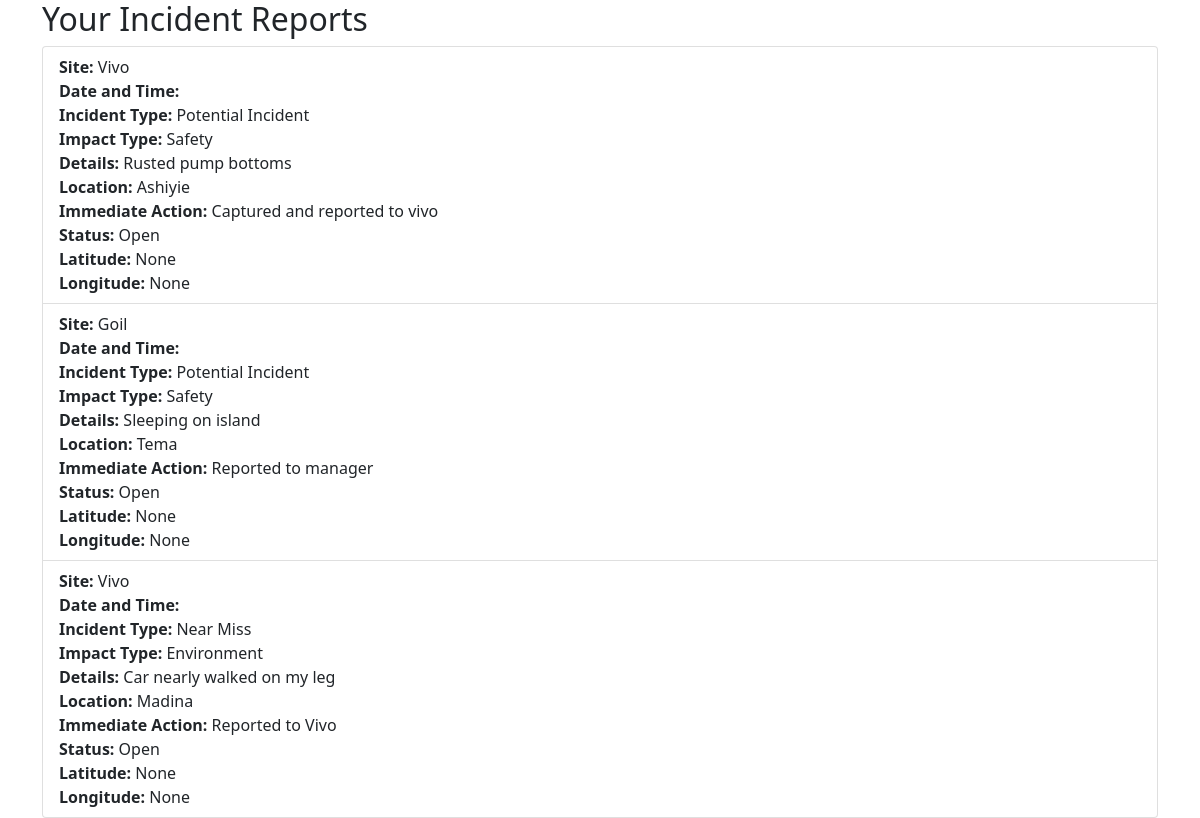
Page /incidents/incident_report/list/ (signed in) on the committed database.
### incidents/models.py (models this page shows)
class IncidentReport(models.Model):
    SITE_CHOICES = [
        ('Vivo', 'Vivo'),
        ('Goil', 'Goil'),
        ('Total Energy', 'Total Energy'),
    ]
    INCIDENT_TYPE_CHOICES = [
        ('Potential Incident', 'Potential Incident'),
        ('Near Miss', 'Near Miss'),
    ]
    IMPACT_TYPE_CHOICES = [
        ('Safety', 'Safety'),
        ('Health', 'Health'),
        ('Environment', 'Environment'),
        ('Security', 'Security'),
        ('Reputation', 'Reputation'),
    ]
    STATUS_CHOICES = [
        ('Open', 'Open'),
        ('Close', 'Close'),
    ]
    site = models.CharField(max_length=20, choices=SITE_CHOICES)
    date = models.DateField(default=timezone.now)
    time = models.TimeField(default=timezone.now)
    incident_number = models.IntegerField(default=1)
    incident_type = models.CharField(max_length=20, choices=INCIDENT_TYPE_CHOICES)
    impact_type = models.CharField(max_length=20, choices=IMPACT_TYPE_CHOICES)
    details = models.TextField()
    location = models.CharField(max_length=255)
    immediate_action = models.TextField()
    status = models.CharField(max_length=10, choices=STATUS_CHOICES, default='Open')
    user = models.ForeignKey(User, on_delete=models.CASCADE)
    latitude = models.DecimalField(max_digits=9, decimal_places=6, null=True, blank=True)
    longitude = models.DecimalField(max_digits=9, decimal_places=6, null=True, blank=True)

### incidents/views.py (the view)
# urls.py: path('incident_report/list/', incident_report_list, name='incident_report_list'),
@login_required
def incident_report_list(request):
    forms = IncidentReport.objects.filter(user=request.user)
    return render(request, 'incidents/incident_report_list.html', {'forms': forms})

### templates/incidents/incident_report_list.html (shortened to what this page needs)
{% load static %}
<!DOCTYPE html>
<html lang="en">
<head>
    <link rel="stylesheet" href="{% static 'css/bootstrap.min.css' %}">
</head>
<body>
    <div class="container">
        <h2>Your Incident Reports</h2>
        <ul class="list-group">
            {% for form in forms %}
            <li class="list-group-item">
                <strong>Site:</strong> {{ form.site }} <br>
                <strong>Date and Time:</strong> {{ form.date_time }} <br>
                <strong>Incident Type:</strong> {{ form.incident_type }} <br>
                <strong>Impact Type:</strong> {{ form.impact_type }} <br>
                <strong>Details:</strong> {{ form.details }} <br>
                <strong>Location:</strong> {{ form.location }} <br>
                <strong>Immediate Action:</strong> {{ form.immediate_action }} <br>
                <strong>Status:</strong> {{ form.status }} <br>
                <strong>Latitude:</strong> {{ form.latitude }} <br>
                <strong>Longitude:</strong> {{ form.longitude }} <br>
            </li>
            {% endfor %}
        </ul>
    </div>
</body>
</html>

### rows in the picture
IncidentReport: site "Vivo", incident_type "Potential Incident", impact_type "Safety", details "Rusted pump bottoms", location "Ashiyie", immediate_action "Captured and reported to vivo", status "Open", latitude "None", longitude "None"
IncidentReport: site "Goil", incident_type "Potential Incident", impact_type "Safety", details "Sleeping on island", location "Tema", immediate_action "Reported to manager", status "Open", latitude "None", longitude "None"
IncidentReport: site "Vivo", incident_type "Near Miss", impact_type "Environment", details "Car nearly walked on my leg", location "Madina", immediate_action "Reported to Vivo", status "Open", latitude "None", longitude "None"
